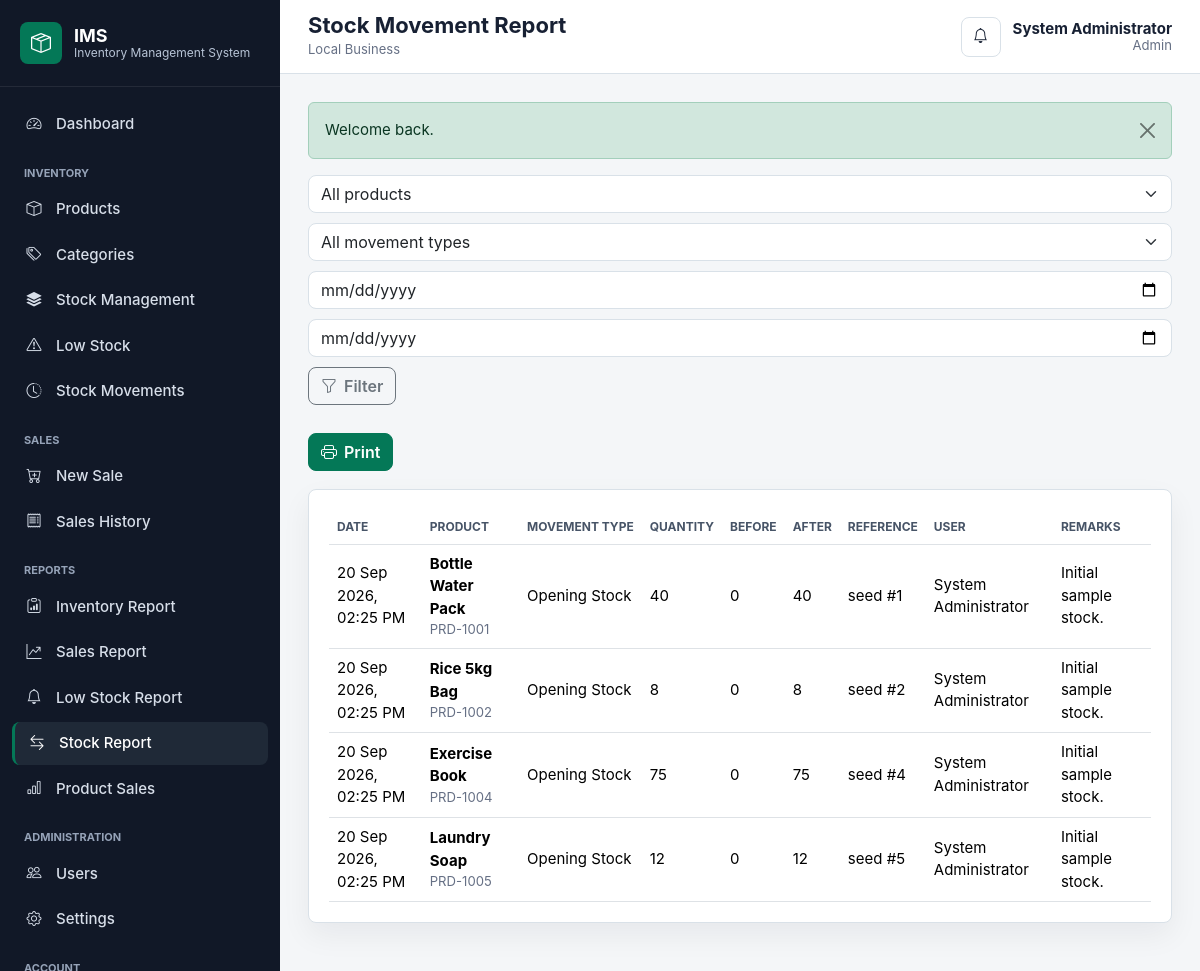
Screenshot of /?route=reports/stock-movements (signed in) with the database file from the repository.
### tables this page shows
CREATE TABLE IF NOT EXISTS stock_movements (
    id INT UNSIGNED AUTO_INCREMENT PRIMARY KEY,
    product_id INT UNSIGNED NOT NULL,
    movement_type ENUM('opening_stock', 'stock_in', 'sale', 'adjustment_in', 'adjustment_out') NOT NULL,
    quantity INT NOT NULL,
    quantity_before INT NOT NULL,
    quantity_after INT NOT NULL,
    reference_type VARCHAR(40) NULL,
    reference_id INT UNSIGNED NULL,
    remarks VARCHAR(255) NULL,
    user_id INT UNSIGNED NOT NULL,
    created_at TIMESTAMP NOT NULL DEFAULT CURRENT_TIMESTAMP,
    INDEX idx_stock_movements_product_date (product_id, created_at),
    INDEX idx_stock_movements_type (movement_type),
    INDEX idx_stock_movements_user (user_id),
    CONSTRAINT fk_stock_movements_product
        FOREIGN KEY (product_id) REFERENCES products(id)
        ON UPDATE CASCADE ON DELETE RESTRICT,
    CONSTRAINT fk_stock_movements_user
        FOREIGN KEY (user_id) REFERENCES users(id)
        ON UPDATE CASCADE ON DELETE RESTRICT
);

CREATE TABLE IF NOT EXISTS products (
    id INT UNSIGNED AUTO_INCREMENT PRIMARY KEY,
    product_code VARCHAR(40) NOT NULL,
    product_name VARCHAR(160) NOT NULL,
    category_id INT UNSIGNED NOT NULL,
    description TEXT NULL,
    cost_price DECIMAL(12,2) NOT NULL DEFAULT 0.00,
    selling_price DECIMAL(12,2) NOT NULL DEFAULT 0.00,
    quantity INT NOT NULL DEFAULT 0,
    reorder_level INT NOT NULL DEFAULT 5,
    unit VARCHAR(30) NOT NULL DEFAULT 'pcs',
    status ENUM('active', 'inactive') NOT NULL DEFAULT 'active',
    created_at TIMESTAMP NOT NULL DEFAULT CURRENT_TIMESTAMP,
    updated_at TIMESTAMP NOT NULL DEFAULT CURRENT_TIMESTAMP ON UPDATE CURRENT_TIMESTAMP,
    UNIQUE KEY uq_products_code (product_code),
    INDEX idx_products_name (product_name),
    INDEX idx_products_category (category_id),
    INDEX idx_products_status_stock (status, quantity, reorder_level),
    CONSTRAINT fk_products_category
        FOREIGN KEY (category_id) REFERENCES categories(id)
        ON UPDATE CASCADE ON DELETE RESTRICT
);

CREATE TABLE IF NOT EXISTS users (
    id INT UNSIGNED AUTO_INCREMENT PRIMARY KEY,
    full_name VARCHAR(120) NOT NULL,
    username VARCHAR(60) NOT NULL,
    email VARCHAR(120) NULL,
    password VARCHAR(255) NOT NULL,
    role ENUM('admin', 'staff') NOT NULL DEFAULT 'staff',
    status ENUM('active', 'inactive') NOT NULL DEFAULT 'active',
    last_login TIMESTAMP NULL,
    created_at TIMESTAMP NOT NULL DEFAULT CURRENT_TIMESTAMP,
    updated_at TIMESTAMP NOT NULL DEFAULT CURRENT_TIMESTAMP ON UPDATE CURRENT_TIMESTAMP,
    UNIQUE KEY uq_users_username (username),
    UNIQUE KEY uq_users_email (email),
    INDEX idx_users_role_status (role, status)
);

### app/Core/Controller.php (called while the page is built, shortened)
<?php
class Controller
{
    protected function view(string $view, array $data = [], string $layout = 'main'): void
    {
        extract($data, EXTR_SKIP);
        $viewFile = VIEW_PATH . '/' . $view . '.php';
        require $viewFile;
    }
}

### app/Controllers/ReportController.php (called while the page is built, shortened)
<?php
class ReportController extends Controller
{
    public function stockMovements(): void
    {
        $filters = [
            'product_id' => input('product_id', ''),
            'movement_type' => input('movement_type', ''),
            'start_date' => input('start_date', ''),
            'end_date' => input('end_date', ''),
        ];
        $result = (new StockMovement())->paginate($filters, 1, 500);
        $this->view('reports/stock-movements', [
            'title' => 'Stock Movement Report',
            'rows' => $result['rows'],
            'products' => (new Product())->allActive(),
            'filters' => $filters,
        ]);
    }
}

### app/Core/Router.php (called while the page is built, shortened)
<?php
class Router
{
    private array $routes = [
        'GET' => [],
        'POST' => [],
    ];
    public function get(string $path, string $action): void
    {
        $this->routes['GET'][$this->normalize($path)] = $action;
    }
    public function post(string $path, string $action): void
    {
        $this->routes['POST'][$this->normalize($path)] = $action;
    }
    public function dispatch(): void
    {
        $method = $_SERVER['REQUEST_METHOD'] ?? 'GET';
        $path = $this->currentPath();
        $action = $this->routes[$method][$path] ?? null;
        [$controllerName, $methodName] = explode('@', $action);
        try {
            $controller = new $class();
            $controller->{$methodName}();
        } catch (\Throwable $exception) {
            app_log_exception($exception);
            if (config('app.debug', false)) {
                http_response_code(500);
                echo '<pre>' . htmlspecialchars((string) $exception, ENT_QUOTES, 'UTF-8') . '</pre>';
                return;
            }
            http_response_code(500);
            $message = 'The application encountered an unexpected error.';
            if ($exception instanceof \PDOException && str_contains($exception->getMessage(), 'doesn\'t exist')) {
                $message = 'Database setup is incomplete. Import database/repair_login_500.sql into the configured database.';
            } elseif (is_admin()) {
                $message = 'Database/application error: ' . $exception->getMessage();
            }
            $this->renderError('500', 'Server Error', $message);
        }
    }
    private function currentPath(): string
    {
        if (isset($_GET['route'])) {
            return $this->normalize((string) $_GET['route']);
        }
        $uriPath = parse_url($_SERVER['REQUEST_URI'] ?? '/', PHP_URL_PATH) ?: '/';
        return $this->normalize($uriPath);
    }
    private function normalize(string $path): string
    {
        $path = trim($path, '/');
        return $path === 'index.php' ? '' : $path;
    }
}

### public/index.php (called while the page is built, shortened)
<?php
require dirname(__DIR__) . '/app/bootstrap.php';
$router = new Router();
$router->get('', 'AuthController@loginForm');
$router->get('login', 'AuthController@loginForm');
$router->post('login', 'AuthController@login');
$router->get('logout', 'AuthController@logout');
$router->get('dashboard', 'DashboardController@index');
$router->get('categories', 'CategoryController@index');
$router->get('categories/create', 'CategoryController@create');
$router->post('categories/store', 'CategoryController@store');
$router->get('categories/edit', 'CategoryController@edit');
$router->post('categories/update', 'CategoryController@update');
$router->post('categories/delete', 'CategoryController@delete');
$router->get('products', 'ProductController@index');
$router->get('products/create', 'ProductController@create');
$router->post('products/store', 'ProductController@store');
$router->get('products/view', 'ProductController@view');
$router->get('products/edit', 'ProductController@edit');
$router->post('products/update', 'ProductController@update');
$router->post('products/delete', 'ProductController@delete');
$router->get('inventory', 'InventoryController@index');
$router->post('inventory/stock-in', 'InventoryController@stockIn');
$router->post('inventory/adjust', 'InventoryController@adjust');
$router->get('inventory/movements', 'InventoryController@movements');
$router->get('inventory/low-stock', 'InventoryController@lowStock');
$router->get('sales', 'SaleController@index');
$router->get('sales/create', 'SaleController@create');
$router->post('sales/store', 'SaleController@store');
$router->get('sales/view', 'SaleController@view');
$router->get('api/products/search', 'SaleController@searchProducts');
$router->get('reports', 'ReportController@index');
$router->get('reports/inventory', 'ReportController@inventory');
$router->get('reports/sales', 'ReportController@sales');
$router->get('reports/low-stock', 'ReportController@lowStock');
$router->get('reports/stock-movements', 'ReportController@stockMovements');
$router->get('reports/product-sales', 'ReportController@productSales');
$router->get('users', 'UserController@index');
$router->get('users/create', 'UserController@create');
$router->post('users/store', 'UserController@store');
$router->get('users/edit', 'UserController@edit');
$router->post('users/update', 'UserController@update');
$router->post('users/delete', 'UserController@delete');
$router->get('profile', 'ProfileController@index');
$router->post('profile/update', 'ProfileController@update');
$router->post('profile/password', 'ProfileController@password');
$router->get('settings', 'SettingsController@index');
$router->post('settings/update', 'SettingsController@update');
$router->dispatch();

### app/helpers/functions.php (called while the page is built, shortened)
<?php
function config(?string $key = null, mixed $default = null): mixed
{
    $config = $GLOBALS['config'] ?? [];
    foreach (explode('.', $key) as $segment) {
        $config = $config[$segment];
    }
    return $config;
}
function e(?string $value): string
{
    return htmlspecialchars((string) $value, ENT_QUOTES, 'UTF-8');
}
function app_base_url(): string
{
    $configured = trim((string) config('app.base_url', ''));
    $https = (!empty($_SERVER['HTTPS']) && $_SERVER['HTTPS'] !== 'off') || (($_SERVER['SERVER_PORT'] ?? null) === '443');
    $scheme = $https ? 'https' : 'http';
    $host = $_SERVER['HTTP_HOST'] ?? 'localhost';
    $scriptDir = str_replace('\\', '/', dirname($_SERVER['SCRIPT_NAME'] ?? ''));
    if ($scriptDir === '/' || $scriptDir === '.') {
        $scriptDir = '';
    }
    return rtrim($scheme . '://' . $host . $scriptDir, '/');
}
function url(string $path = '', array $params = []): string
{
    $path = trim($path, '/');
    $base = app_base_url();
    if ($path !== '') {
        $params = ['route' => $path] + $params;
    }
    $query = $params === [] ? '' : '?' . http_build_query($params);
    return $base . '/' . $query;
}
function input(string $key, mixed $default = null): mixed
{
    return $_POST[$key] ?? $_GET[$key] ?? $default;
}
function format_date(?string $value, string $format = 'd M Y, h:i A'): string
{
    return date($format, strtotime($value));
}
function setting(string $key, mixed $default = null): mixed
{
    static $settings = null;
    if ($settings === null) {
        try {
            $model = new \App\Models\Setting();
            $settings = $model->allKeyed();
        } catch (\Throwable) {
            $settings = [];
        }
    }
    return $settings[$key] ?? $default;
}

### app/Models/Model.php (called while the page is built, shortened)
<?php
abstract class Model
{
    public function __construct()
    {
        $this->db = Database::connection();
    }
}

### app/Core/Database.php (called while the page is built, shortened)
<?php
class Database
{
    private static ?PDO $connection = null;
    public static function connection(): PDO
    {
        if (self::$connection instanceof PDO) {
            return self::$connection;
        }
        $db = config('database');
        $dsn = sprintf(
            'mysql:host=%s;port=%s;dbname=%s;charset=%s',
            $db['host'],
            $db['port'],
            $db['name'],
            $db['charset']
        );
        try {
            self::$connection = new PDO($dsn, $db['user'], $db['password'], [
                PDO::ATTR_ERRMODE => PDO::ERRMODE_EXCEPTION,
                PDO::ATTR_DEFAULT_FETCH_MODE => PDO::FETCH_ASSOC,
                PDO::ATTR_EMULATE_PREPARES => false,
            ]);
        } catch (PDOException $exception) {
            if (config('app.debug', false)) {
                throw $exception;
            }
            app_log_exception($exception);
            http_response_code(500);
            exit('Database connection error.');
        }
        return self::$connection;
    }
}

### app/Models/Setting.php (called while the page is built, shortened)
<?php
class Setting extends Model
{
    public function allKeyed(): array
    {
        $rows = $this->db->query('SELECT setting_key, setting_value FROM settings')->fetchAll();
        $settings = [];
        foreach ($rows as $row) {
            $settings[$row['setting_key']] = $row['setting_value'];
        }
        return $settings;
    }
}

### app/Models/StockMovement.php (called while the page is built, shortened)
<?php
class StockMovement extends Model
{
    public function paginate(array $filters, int $page, int $perPage = 15): array
    {
        $offset = ($page - 1) * $perPage;
        [$where, $params] = $this->filterSql($filters);
        $count = $this->db->prepare(
            "SELECT COUNT(*)
             FROM stock_movements sm
             JOIN products p ON p.id = sm.product_id
             LEFT JOIN users u ON u.id = sm.user_id
             {$where}"
        );
        $count->execute($params);
        $total = (int) $count->fetchColumn();
        $stmt = $this->db->prepare(
            "SELECT sm.*, p.product_name, p.product_code, u.full_name AS user_name
             FROM stock_movements sm
             JOIN products p ON p.id = sm.product_id
             LEFT JOIN users u ON u.id = sm.user_id
             {$where}
             ORDER BY sm.created_at DESC
             LIMIT :limit OFFSET :offset"
        );
        $stmt->bindValue('limit', $perPage, \PDO::PARAM_INT);
        $stmt->bindValue('offset', $offset, \PDO::PARAM_INT);
        $stmt->execute();
        return [
            'rows' => $stmt->fetchAll(),
            'total' => $total,
            'pages' => (int) ceil($total / $perPage),
        ];
    }
    private function filterSql(array $filters): array
    {
        $parts = [];
        $params = [];
        return [$parts === [] ? '' : 'WHERE ' . implode(' AND ', $parts), $params];
    }
}

### app/bootstrap.php (called while the page is built, shortened)
<?php
spl_autoload_register(function (string $class): void {
    $prefix = 'App\\';
    $relative = substr($class, strlen($prefix));
    $file = APP_PATH . DIRECTORY_SEPARATOR . str_replace('\\', DIRECTORY_SEPARATOR, $relative) . '.php';
});
require APP_PATH . '/helpers/functions.php';

### views/reports/stock-movements.php (the view, shortened to what this page needs)
    <h2><?= e(setting('business_name', 'Local Business')) ?></h2>
<section class="page-actions">
    <form class="filter-bar" method="get" action="<?= e(url('reports/stock-movements')) ?>">
        <select class="form-select" name="product_id">
            <option value="">All products</option>
        </select>
        <select class="form-select" name="movement_type">
            <option value="">All movement types</option>
        </select>
        <input class="form-control" name="start_date" type="date" value="<?= e($filters['start_date']) ?>">
        <input class="form-control" name="end_date" type="date" value="<?= e($filters['end_date']) ?>">
        <button class="btn btn-outline-secondary" type="submit"><i class="bi bi-funnel"></i> Filter</button>
    </form>
    <button class="btn btn-primary" type="button" onclick="window.print()"><i class="bi bi-printer"></i> Print</button>
</section>
<section class="panel">
    <div class="table-responsive">
        <table class="table table-hover align-middle">
            <thead><tr><th>Date</th><th>Product</th><th>Movement Type</th><th>Quantity</th><th>Before</th><th>After</th><th>Reference</th><th>User</th><th>Remarks</th></tr></thead>
            <tbody>
                <?php foreach ($rows as $row): ?>
                    <tr>
                        <td><?= e(format_date($row['created_at'])) ?></td>
                        <td><strong><?= e($row['product_name']) ?></strong><span class="d-block text-muted small"><?= e($row['product_code']) ?></span></td>
                        <td><?= e(ucwords(str_replace('_', ' ', $row['movement_type']))) ?></td>
                        <td><?= number_format((int) $row['quantity']) ?></td>
                        <td><?= number_format((int) $row['quantity_before']) ?></td>
                        <td><?= number_format((int) $row['quantity_after']) ?></td>
                        <td><?= e($row['reference_type'] ?: '-') ?> #<?= e((string) ($row['reference_id'] ?? '-')) ?></td>
                        <td><?= e($row['user_name'] ?? '-') ?></td>
                        <td><?= e($row['remarks']) ?></td>
                    </tr>
                <?php endforeach; ?>
            </tbody>
        </table>
    </div>
</section>

### rows the page displays
stock_movements: created_at "20 Sep 2026, 02:25 PM", product.product_name "Bottle Water Pack", product.product_code "PRD-1001", movement_type "Opening Stock", quantity "40", quantity_before "0", quantity_after "40", reference_type "seed", reference "1", user.full_name "System Administrator", remarks "Initial sample stock."
stock_movements: created_at "20 Sep 2026, 02:25 PM", product.product_name "Rice 5kg Bag", product.product_code "PRD-1002", movement_type "Opening Stock", quantity "8", quantity_before "0", quantity_after "8", reference_type "seed", reference "2", user.full_name "System Administrator", remarks "Initial sample stock."
stock_movements: created_at "20 Sep 2026, 02:25 PM", product.product_name "Exercise Book", product.product_code "PRD-1004", movement_type "Opening Stock", quantity "75", quantity_before "0", quantity_after "75", reference_type "seed", reference "4", user.full_name "System Administrator", remarks "Initial sample stock."
stock_movements: created_at "20 Sep 2026, 02:25 PM", product.product_name "Laundry Soap", product.product_code "PRD-1005", movement_type "Opening Stock", quantity "12", quantity_before "0", quantity_after "12", reference_type "seed", reference "5", user.full_name "System Administrator", remarks "Initial sample stock."

### other values shown
$title "Stock Movement Report"
setting('business_name', 'Local Business') "Local Business"
$user['full_name'] "System Administrator"
$user['role'] "Admin"
$flash['message'] "Welcome back."
